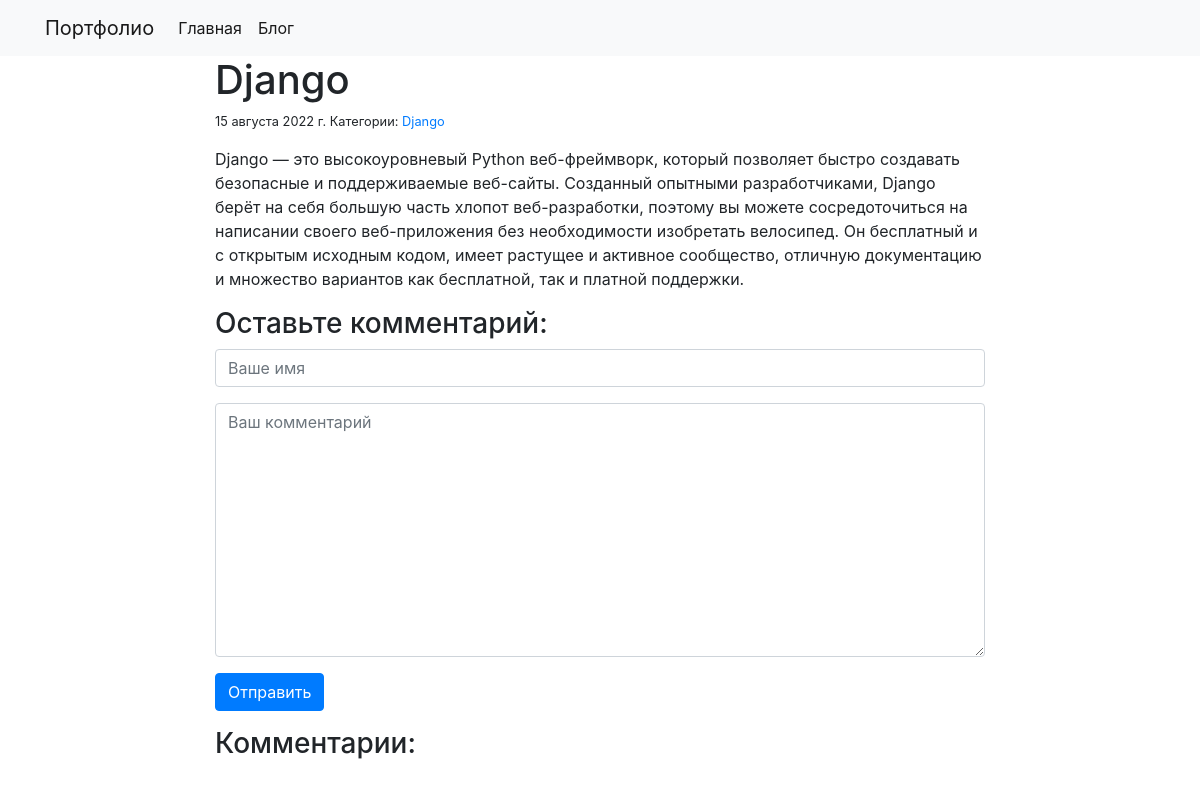
Page /blog/1/ on the committed database.
### blog/models.py (models this page shows)
class Post(models.Model):
    title = models.CharField(max_length=250)
    body = models.TextField()
    created_on = models.DateTimeField(auto_now_add=True)
    last_modified = models.DateTimeField(auto_now=True)
    categories = models.ManyToManyField('Category', related_name='posts')

class Category(models.Model):
    name = models.CharField(max_length=30)

### blog/views.py (the view, shortened to what this page needs)
# urls.py: path("<int:pk>/", views.blog_detail, name="blog_detail"),
def blog_detail(request, pk):
    post = Post.objects.get(pk=pk)
    form = CommentForm()
    comments = Comment.objects.filter(post=post)
    context = {
        "post": post,
        "comments": comments,
        "form": form
    }
    return render(request, 'blog_detail.html', context)

### blog/forms.py
class CommentForm(forms.Form):
    author = forms.CharField(
        max_length=60,
        widget=forms.TextInput(attrs={
            'class': 'form-control',
            'placeholder': 'Ваше имя'
        })
    )
    body = forms.CharField(
        widget=forms.Textarea(attrs={
            'class': 'form-control',
            'placeholder': 'Ваш комментарий'
        })
    )

### blog/templates/blog_detail.html (shortened to what this page needs)
{% extends "base.html" %}
{% block page_content %}
<div class="col-md-8 offset-md-2">
    <h1>{{ post.title }}</h1>
    <small>
        {{ post.created_on.date }}
        Категории:
        {% for category in post.categories.all %}
        <a href="{% url 'blog_category' category.name %}">
            {{ category.name }}
        </a>
        {% endfor %}
    </small>
    <p>{{ post.body | linebreaks }}</p>
    <h3>Оставьте комментарий:</h3>
    <form action="/blog/{{ post.pk }}/" method="post">
        <div class="form-group">
            {{ form.author }}
        </div>
        <div class="form-group">
            {{ form.body }}
        </div>
        <button type="submit" class="btn btn-primary">Отправить</button>
    </form>
    <h3>Комментарии:</h3>
</div>
{% endblock %}

### rows in the picture
Post: title "Django", created_on "15 августа 2022 г.", body "Django — это высокоуровневый Python веб-фреймворк, который позволяет быстро создавать безопасные и поддерживаемые веб-сайты. Созданный опытными разработчиками, Django берёт на себя большую часть хлопот веб-разработки, поэтому вы можете сосредоточиться на написании своего веб-приложения без необходимости изобретать велосипед. Он бесплатный и с открытым исходным кодом, имеет растущее и активное сообщество, отличную документацию и множество вариантов как бесплатной, так и платной поддержки."
Category: name "Django"
